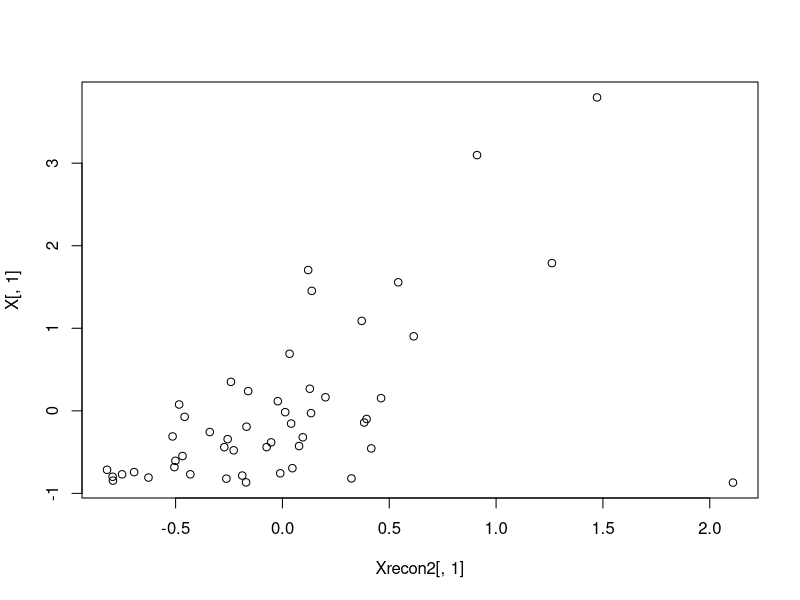
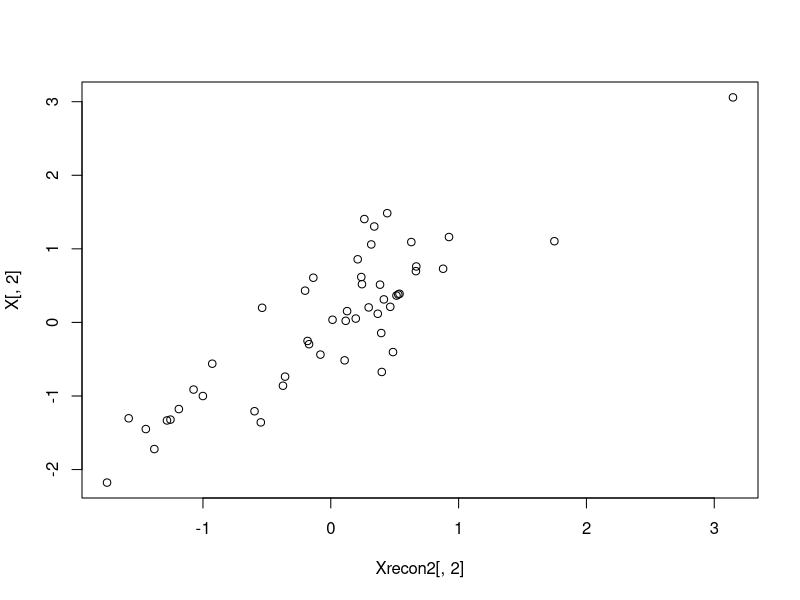
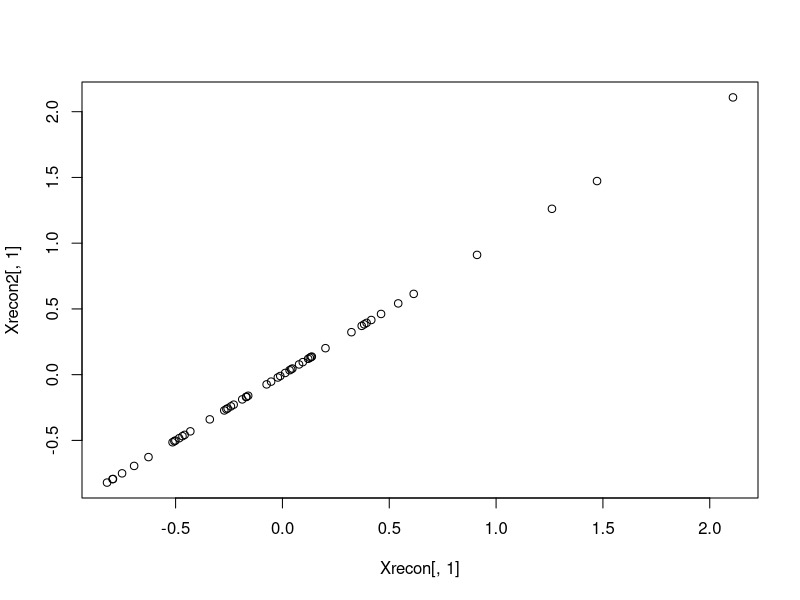

Recreate these plots in R, in order.
# --------------------------------------------------------------------#
# The following is an EM algorithm for principal components analysis. #
# See Murphy, 2012 Probabilistic Machine Learning 12.2.5. Some of the #
# constructed object is based on output from pca function used below. # 
# --------------------------------------------------------------------#

#####################
### Main Function ###
#####################

PCAEM = function(X, nComp=2, tol=.00001, maxits=100, showits=T){
  # Arguments X: numeric data, nComp: number of components
  # tol = tolerance level, maxits: maximum iterations, showits: show iterations
  require(pracma) # for orthonormal basis of W; pcaMethods package has also
  
  # starting points and other initializations
  N = nrow(X)
  D = ncol(X)
  L = nComp
  Xt = t(X)
  Z = t(replicate(L, rnorm(N)))                                    # latent variables
  W = replicate(L, rnorm(D))                                       # loadings
  
  it = 0
  converged = FALSE
    
  if (showits)                                                     
    cat(paste("Iterations of EM:", "\n"))
  while ((!converged) & (it < maxits)) {                           # while no convergence and we haven't reached our max iterations do this stuff
    Z.old = Z                                                      # create 'old' values for comparison
    Z = solve(t(W)%*%W) %*% crossprod(W, Xt)                       # E
    W = Xt%*%t(Z) %*% solve(tcrossprod(Z))                         # M

    it = it + 1
    if (showits & (it == 1 | it%%5 == 0))                          # if showits, show first and every 5th iteration
      cat(paste(format(it), "...", "\n", sep = ""))
    converged = max(abs(Z.old-Z)) <= tol
  }
  
  # calculate reconstruction error
  Xrecon = W %*% Z
  reconerr = sum((Xrecon-t(X))^2)
  
  # orthogonalize
  W = orth(W)
  evs = eigen(cov(X %*% W))
  evals = evs$values
  evecs = evs$vectors
  
  W = W %*% evecs
  Z = X %*% W

  if (showits)                                                     # Show last iteration
    cat(paste0(format(it), "...", "\n"))
  
  return(list(scores=Z, loadings=W, reconerr=reconerr, Xrecon=t(Xrecon)))
}

###############
### Example ###
###############

### Get data and run
# state.x77 is the data; various state demographics
X = scale(state.x77)
outEM = PCAEM(X=X, nComp=2, tol=1e-12, maxit=1000)
outEM

# Extract reconstructed values and loadings for comparison
Xrecon = outEM$Xrecon
loadingsEM = outEM$loadings
scoresEM = outEM$scores

# mean squared reconstruction error
mean((Xrecon-X)^2)  # outEM$reconerr/prod(dim(X))


### compare results to output from pcaMethods; note that signs for loadings/scores may be different
library(pcaMethods)
outpcam = pca(X, nPcs=2, method='svd', scale='none', center=F)
loadings_pcam = loadings(outpcam)
scores_pcam = scores(outpcam)

# compare loadings and scores
sum((abs(loadings_pcam)-abs(loadingsEM))^2)
abs(round(cbind(scores_pcam, scoresEM), 2))

# compare reconstructed data sets
Xrecon2 = scores_pcam %*% t(loadings_pcam)
mean((Xrecon2-X)^2)
mean(abs(Xrecon2-Xrecon))

# plots
plot(Xrecon2[,1], X[,1])
plot(Xrecon2[,2], X[,2])

plot(Xrecon[,1], Xrecon2[,1])
